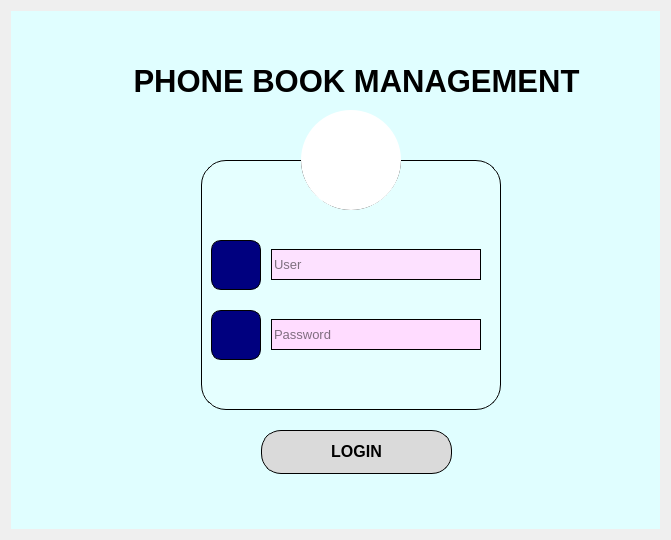
         <widget class="QWidget" name="login_page">
          <layout class="QHBoxLayout" name="horizontalLayout_23">
           <item>
            <widget class="QFrame" name="frame_41">
             <property name="styleSheet">
              <string notr="true">border:none;
background-color: rgb(224, 254, 255);
</string>
             </property>
             <property name="frameShape">
              <enum>QFrame::StyledPanel</enum>
             </property>
             <property name="frameShadow">
              <enum>QFrame::Raised</enum>
             </property>
             <layout class="QHBoxLayout" name="horizontalLayout_22">
              <item>
               <widget class="QFrame" name="frame_27">
                <property name="styleSheet">
                 <string notr="true">border:none;
</string>
                </property>
                <property name="frameShape">
                 <enum>QFrame::StyledPanel</enum>
                </property>
                <property name="frameShadow">
                 <enum>QFrame::Raised</enum>
                </property>
                <layout class="QHBoxLayout" name="horizontalLayout_21">
                 <item>
                  <widget class="QLabel" name="label_13">
                   <property name="styleSheet">
                    <string notr="true">border-radius:10px;</string>
                   </property>
                   <property name="text">
                    <string/>
                   </property>
                   <property name="pixmap">
                    <pixmap>icons/19101755522phonebook.jpg</pixmap>
                   </property>
                   <property name="scaledContents">
                    <bool>true</bool>
                   </property>
                  </widget>
                 </item>
                </layout>
               </widget>
              </item>
              <item alignment="Qt::AlignHCenter">
               <widget class="QFrame" name="frame_42">
                <property name="minimumSize">
                 <size>
                  <width>600</width>
                  <height>500</height>
                 </size>
                </property>
                <property name="maximumSize">
                 <size>
                  <width>600</width>
                  <height>600</height>
                 </size>
                </property>
                <property name="styleSheet">
                 <string notr="true"/>
                </property>
                <property name="frameShape">
                 <enum>QFrame::StyledPanel</enum>
                </property>
                <property name="frameShadow">
                 <enum>QFrame::Raised</enum>
                </property>
                <widget class="QFrame" name="frame_43">
                 <property name="geometry">
                  <rect>
                   <x>150</x>
                   <y>140</y>
                   <width>300</width>
                   <height>250</height>
                  </rect>
                 </property>
                 <property name="sizePolicy">
                  <sizepolicy hsizetype="Expanding" vsizetype="Expanding">
                   <horstretch>0</horstretch>
                   <verstretch>0</verstretch>
                  </sizepolicy>
                 </property>
                 <property name="minimumSize">
                  <size>
                   <width>300</width>
                   <height>250</height>
                  </size>
                 </property>
                 <property name="maximumSize">
                  <size>
                   <width>600</width>
                   <height>100</height>
                  </size>
                 </property>
                 <property name="styleSheet">
                  <string notr="true">border:1px solid black;
border-radius:25px;
background-color: rgb(229, 255, 255);</string>
                 </property>
                 <property name="frameShape">
                  <enum>QFrame::StyledPanel</enum>
                 </property>
                 <property name="frameShadow">
                  <enum>QFrame::Raised</enum>
                 </property>
                 <widget class="QLineEdit" name="user_login">
                  <property name="geometry">
                   <rect>
                    <x>70</x>
                    <y>89</y>
                    <width>210</width>
                    <height>31</height>
                   </rect>
                  </property>
                  <property name="sizePolicy">
                   <sizepolicy hsizetype="Expanding" vsizetype="Fixed">
                    <horstretch>40</horstretch>
                    <verstretch>0</verstretch>
                   </sizepolicy>
                  </property>
                  <property name="minimumSize">
                   <size>
                    <width>40</width>
                    <height>20</height>
                   </size>
                  </property>
                  <property name="font">
                   <font>
                    <pointsize>10</pointsize>
                   </font>
                  </property>
                  <property name="styleSheet">
                   <string notr="true">	background-color: transparent;
background-color: rgb(253, 225, 255);
color: rgb(0, 0, 0);</string>
                  </property>
                  <property name="placeholderText">
                   <string>User</string>
                  </property>
                 </widget>
                 <widget class="QLineEdit" name="password_login">
                  <property name="geometry">
                   <rect>
                    <x>70</x>
                    <y>159</y>
                    <width>210</width>
                    <height>31</height>
                   </rect>
                  </property>
                  <property name="minimumSize">
                   <size>
                    <width>0</width>
                    <height>20</height>
                   </size>
                  </property>
                  <property name="baseSize">
                   <size>
                    <width>20</width>
                    <height>20</height>
                   </size>
                  </property>
                  <property name="font">
                   <font>
                    <pointsize>10</pointsize>
                   </font>
                  </property>
                  <property name="styleSheet">
                   <string notr="true">	background-color: transparent;
background-color: rgb(255, 220, 255);</string>
                  </property>
                  <property name="echoMode">
                   <enum>QLineEdit::Password</enum>
                  </property>
                  <property name="placeholderText">
                   <string>Password</string>
                  </property>
                 </widget>
                 <widget class="QLabel" name="label_31">
                  <property name="geometry">
                   <rect>
                    <x>10</x>
                    <y>80</y>
                    <width>50</width>
                    <height>50</height>
                   </rect>
                  </property>
                  <property name="minimumSize">
                   <size>
                    <width>40</width>
                    <height>40</height>
                   </size>
                  </property>
                  <property name="maximumSize">
                   <size>
                    <width>50</width>
                    <height>50</height>
                   </size>
                  </property>
                  <property name="sizeIncrement">
                   <size>
                    <width>0</width>
                    <height>0</height>
                   </size>
                  </property>
                  <property name="font">
                   <font>
                    <pointsize>12</pointsize>
                    <weight>75</weight>
                    <bold>true</bold>
                   </font>
                  </property>
                  <property name="styleSheet">
                   <string notr="true">border-radius:10px;
background-color: rgb(0, 0, 127);</string>
                  </property>
                  <property name="text">
                   <string/>
                  </property>
                  <property name="pixmap">
                   <pixmap>im.png</pixmap>
                  </property>
                  <property name="scaledContents">
                   <bool>true</bool>
                  </property>
                 </widget>
                 <widget class="QLabel" name="label_50">
                  <property name="geometry">
                   <rect>
                    <x>10</x>
                    <y>150</y>
                    <width>50</width>
                    <height>50</height>
                   </rect>
                  </property>
                  <property name="sizePolicy">
                   <sizepolicy hsizetype="Preferred" vsizetype="Preferred">
                    <horstretch>0</horstretch>
                    <verstretch>0</verstretch>
                   </sizepolicy>
                  </property>
                  <property name="minimumSize">
                   <size>
                    <width>30</width>
                    <height>30</height>
                   </size>
                  </property>
                  <property name="maximumSize">
                   <size>
                    <width>50</width>
                    <height>50</height>
                   </size>
                  </property>
                  <property name="font">
                   <font>
                    <pointsize>12</pointsize>
                    <weight>75</weight>
                    <bold>true</bold>
                   </font>
                  </property>
                  <property name="styleSheet">
                   <string notr="true">border-radius:10px;
background-color: rgb(0, 0, 127);</string>
                  </property>
                  <property name="text">
                   <string/>
                  </property>
                  <property name="pixmap">
                   <pixmap>../../Downloads/user (7).png</pixmap>
                  </property>
                  <property name="scaledContents">
                   <bool>true</bool>
                  </property>
                 </widget>
                 <widget class="QLabel" name="label_51">
                  <property name="geometry">
                   <rect>
                    <x>100</x>
                    <y>-50</y>
                    <width>100</width>
                    <height>100</height>
                   </rect>
                  </property>
                  <property name="minimumSize">
                   <size>
                    <width>50</width>
                    <height>50</height>
                   </size>
                  </property>
                  <property name="maximumSize">
                   <size>
                    <width>100</width>
                    <height>100</height>
                   </size>
                  </property>
                  <property name="font">
                   <font>
                    <pointsize>12</pointsize>
                    <weight>75</weight>
                    <bold>true</bold>
                   </font>
                  </property>
                  <property name="styleSheet">
                   <string notr="true">background-color: rgb(255, 255, 255);
border-radius:50px;</string>
                  </property>
                  <property name="text">
                   <string/>
                  </property>
                  <property name="pixmap">
                   <pixmap>../../Downloads/user (6).png</pixmap>
                  </property>
                  <property name="scaledContents">
                   <bool>true</bool>
                  </property>
                 </widget>
                </widget>
                <widget class="QFrame" name="frame_44">
                 <property name="geometry">
                  <rect>
                   <x>-10</x>
                   <y>0</y>
                   <width>611</width>
                   <height>106</height>
                  </rect>
                 </property>
                 <property name="minimumSize">
                  <size>
                   <width>100</width>
                   <height>100</height>
                  </size>
                 </property>
                 <property name="font">
                  <font>
                   <pointsize>23</pointsize>
                  </font>
                 </property>
                 <property name="styleSheet">
                  <string notr="true">border:none;
background-color: transparent;</string>
                 </property>
                 <property name="frameShape">
                  <enum>QFrame::StyledPanel</enum>
                 </property>
                 <property name="frameShadow">
                  <enum>QFrame::Raised</enum>
                 </property>
                 <widget class="QLabel" name="label_15">
                  <property name="geometry">
                   <rect>
                    <x>20</x>
                    <y>20</y>
                    <width>591</width>
                    <height>81</height>
                   </rect>
                  </property>
                  <property name="font">
                   <font>
                    <pointsize>23</pointsize>
                    <weight>75</weight>
                    <bold>true</bold>
                   </font>
                  </property>
                  <property name="text">
                   <string>PHONE BOOK MANAGEMENT</string>
                  </property>
                  <property name="alignment">
                   <set>Qt::AlignCenter</set>
                  </property>
                 </widget>
                </widget>
                <widget class="QFrame" name="frame_45">
                 <property name="geometry">
                  <rect>
                   <x>210</x>
                   <y>410</y>
                   <width>191</width>
                   <height>44</height>
                  </rect>
                 </property>
                 <property name="styleSheet">
                  <string notr="true">border:1px solid black;
border-radius:20px;
background-color:rgb(218,218,218);</string>
                 </property>
                 <property name="frameShape">
                  <enum>QFrame::StyledPanel</enum>
                 </property>
                 <property name="frameShadow">
                  <enum>QFrame::Raised</enum>
                 </property>
                 <layout class="QGridLayout" name="gridLayout_16">
                  <item row="0" column="0">
                   <widget class="QPushButton" name="login_btn_3">
                    <property name="font">
                     <font>
                      <pointsize>12</pointsize>
                      <weight>75</weight>
                      <bold>true</bold>
                     </font>
                    </property>
                    <property name="styleSheet">
                     <string notr="true">border-radius:10px;
color: rgb(0, 0, 0);
border:none;</string>
                    </property>
                    <property name="text">
                     <string>LOGIN</string>
                    </property>
                   </widget>
                  </item>
                 </layout>
                </widget>
                <widget class="QLabel" name="label_52">
                 <property name="geometry">
                  <rect>
                   <x>250</x>
                   <y>90</y>
                   <width>100</width>
                   <height>100</height>
                  </rect>
                 </property>
                 <property name="minimumSize">
                  <size>
                   <width>50</width>
                   <height>50</height>
                  </size>
                 </property>
                 <property name="maximumSize">
                  <size>
                   <width>100</width>
                   <height>100</height>
                  </size>
                 </property>
                 <property name="font">
                  <font>
                   <pointsize>12</pointsize>
                   <weight>75</weight>
                   <bold>true</bold>
                  </font>
                 </property>
                 <property name="styleSheet">
                  <string notr="true">background-color: rgb(255, 255, 255);
border-radius:50px;</string>
                 </property>
                 <property name="text">
                  <string/>
                 </property>
                 <property name="pixmap">
                  <pixmap>../../Downloads/user (6).png</pixmap>
                 </property>
                 <property name="scaledContents">
                  <bool>true</bool>
                 </property>
                </widget>
               </widget>
              </item>
             </layout>
            </widget>
           </item>
          </layout>
         </widget>
